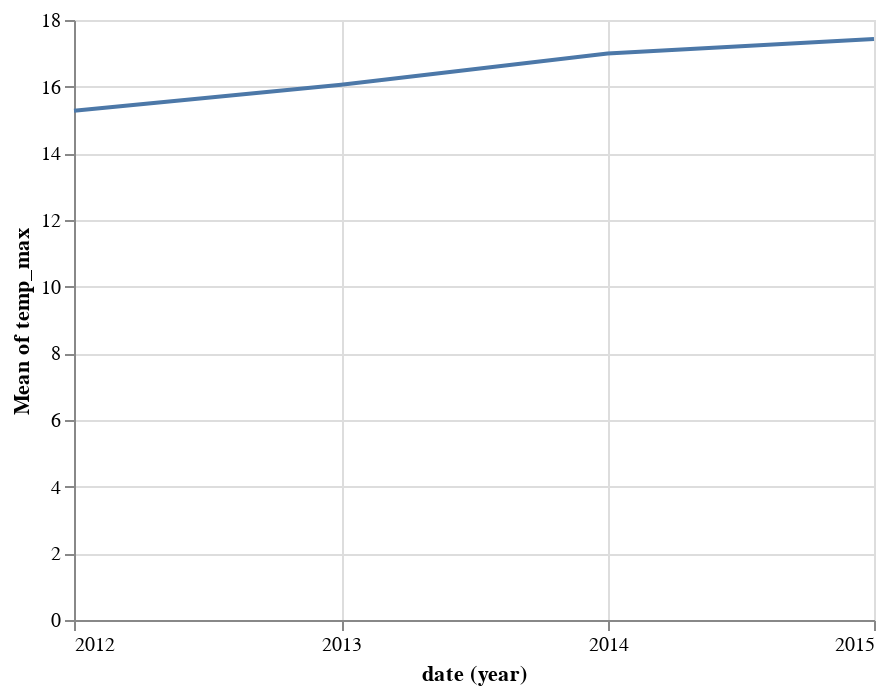

Notebook code for this chart:
### Code cell
alt.Chart(df).mark_line().encode(
    x='year(date):T',
    y='mean(temp_max)',
)

### Figure 1 — Vega-Lite specification as saved in the notebook (floating-point values rounded to 4 significant figures; data arrays with more than 128 entries replaced by an {"elided": "..."} marker saying what was removed)
{"config": {"view": {"continuousWidth": 400, "continuousHeight": 300}}, "data": {"name": "data-830c39fec90146253fb06a06c26374ef"}, "mark": "line", "encoding": {"x": {"type": "temporal", "field": "date", "timeUnit": "year"}, "y": {"type": "quantitative", "aggregate": "mean", "field": "temp_max"}}, "$schema": "https://vega.github.io/schema/vega-lite/v4.8.1.json", "datasets": {"data-830c39fec90146253fb06a06c26374ef": {"elided": "1461 records"}}}
